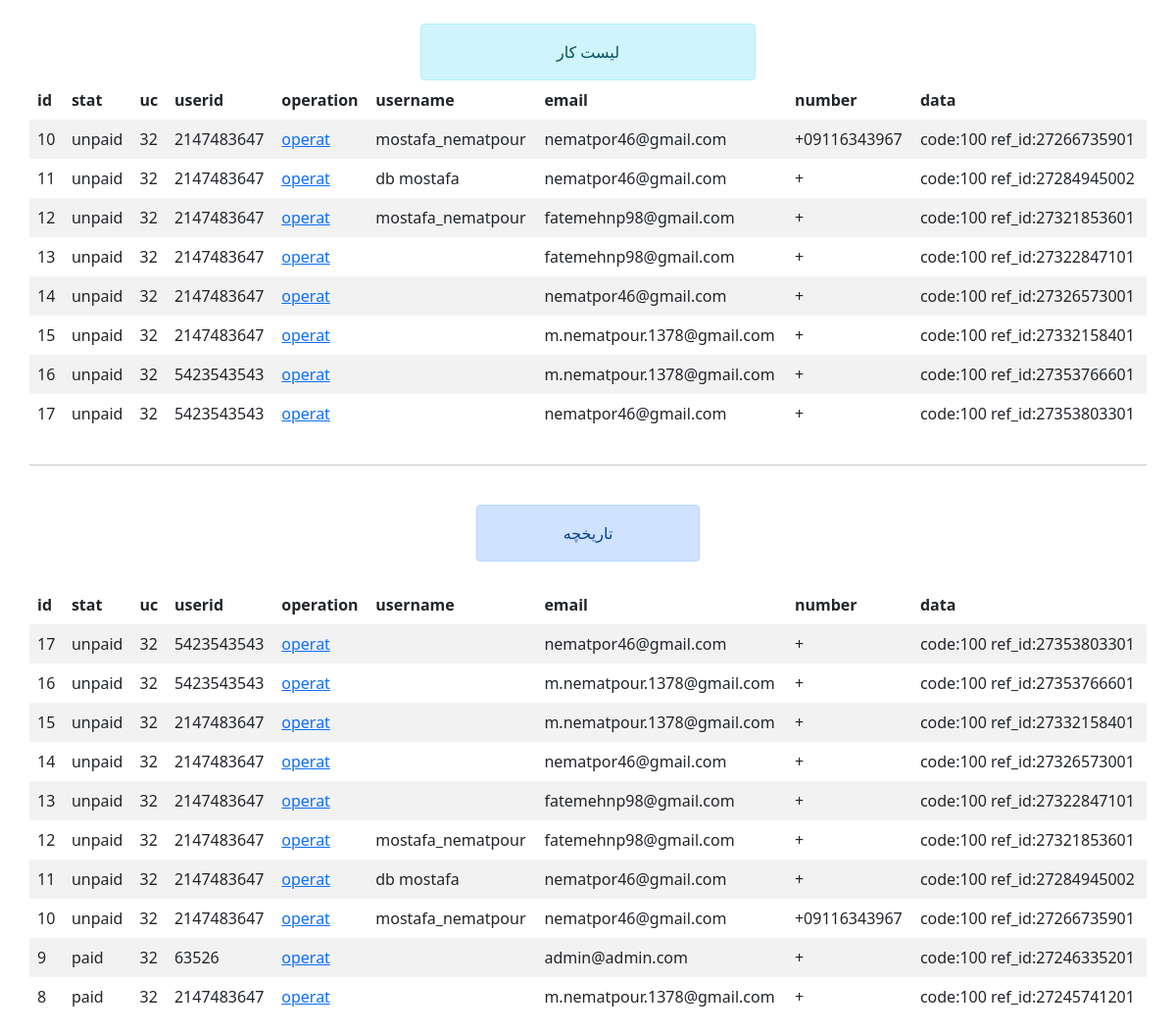
/admin.php (signed in), run on an earlier commit of the app's database.
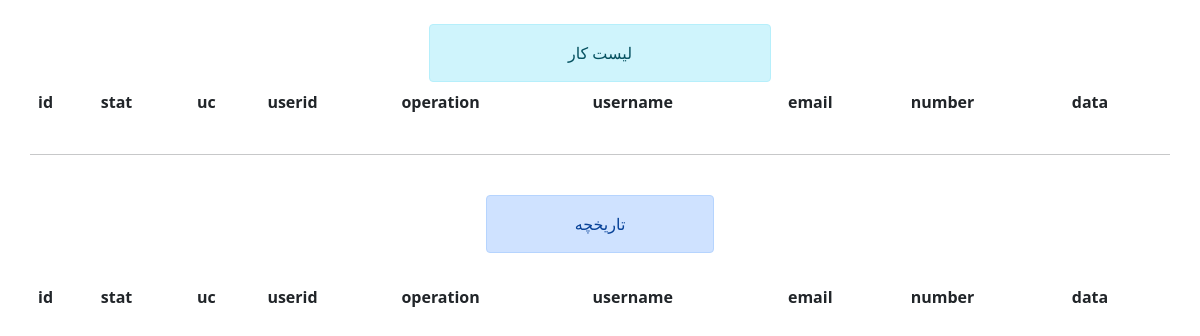
And on a later commit of the database.
### tables this page shows
CREATE TABLE `paidlist` (
  `id` int(20) UNSIGNED NOT NULL,
  `state` varchar(256) NOT NULL DEFAULT 'unpaid',
  `uc` int(12) NOT NULL DEFAULT 0,
  `userid` varchar(256) NOT NULL,
  `username` varchar(256) NOT NULL,
  `data` longtext NOT NULL CHECK (json_valid(`data`)),
  `created_at` datetime NOT NULL DEFAULT current_timestamp(),
  `name` varchar(256) NOT NULL,
  `email` varchar(256) NOT NULL,
  `number` varchar(256) NOT NULL,
  `description` text NOT NULL,
  `paid_at` datetime DEFAULT NULL
);

### admin.php (called while the page is built, shortened)
<?php
$list = getPaidList();
$lastList = getLastPaidList();
include "tpl/tpl_admin.php";

### libs/lib-admin.php (called while the page is built, shortened)
<?php
function getPaidList($state = "unpaid")
{
    global $PDO;
    try {
        $sql = "SELECT * FROM `paidlist` WHERE `state` = :unpaid";
        $stmt = $PDO->prepare($sql);
        $stmt->execute([':unpaid' => $state]);
    } catch (Exception $e) {
        diePage($e->getMessage(), "get products Faile");
    }
    $records = $stmt->fetchAll(PDO::FETCH_OBJ);
    return $records;
}
function getLastPaidList(int $limit = 10)
{
    global $PDO;
    try {
        $sql = "SELECT * FROM `paidlist` ORDER BY `paidlist`.`id` DESC LIMIT $limit";
        $stmt = $PDO->prepare($sql);
        $stmt->execute();
    } catch (Exception $e) {
        diePage($e->getMessage(), "getLastPaidList Faile");
    }
    $records = $stmt->fetchAll(PDO::FETCH_OBJ);
    return $records;
}

### libs/helpers.php (called while the page is built, shortened)
<?php
function site_url ($uri = ''){
    return BASE_URL.$uri;
}

### tpl/tpl_admin.php (the view, shortened to what this page needs)
<!DOCTYPE html>
<html lang="fa">
<head>
    <link href="https://cdn.jsdelivr.net/npm/bootstrap@5.0.2/dist/css/bootstrap.min.css" rel="stylesheet">
</head>
<body>
    <div style="width: 95%; margin: auto;">
        <br>
        <div class="alert alert-info" role="alert" style="width: 30%; margin: auto; text-align: center;">
            لیست کار
        </div>
        <div class="table-responsive">
            <table class="table table-striped table align-middle table-borderless">
                <thead>
                    <tr>
                        <th>id</th>
                        <th>stat</th>
                        <th>uc</th>
                        <th>userid</th>
                        <th>operation</th>
                        <th>username</th>
                        <th>email</th>
                        <th>number</th>
                        <th>data</th>
                    </tr>
                </thead>
                <tbody>
                    <?php foreach ($list as $l) : ?>
                        <tr>
                            <td><?= htmlspecialchars($l->id) ?></td>
                            <td><?= htmlspecialchars( $l->state) ?></td>
                            <td><?= htmlspecialchars( $l->uc) ?></td>
                            <td><?= htmlspecialchars( $l->userid) ?></td>
                            <td><a href="<?= site_url("admin.php?id={$l->id}") ?>">operat</a></td>
                            <td><?= htmlspecialchars( $l->username) ?></td>
                            <td><?= htmlspecialchars( $l->email) ?></td>
                            <td><?= htmlspecialchars( $l->number )?></td>
                            <td><?php
                                $data = json_decode($l->data, true)["data"];
                                $data["card_hash"] = 0;
                                echo ("code:" . $data["code"]);
                                echo (" ref_id:" . $data["ref_id"]); ?></td>
                        </tr>
                    <?php endforeach; ?>
                </tbody>
            </table>
        </div>
        <hr />
        <br>
        <div class="alert alert-primary" role="alert" style="width: 20%; margin: auto; text-align: center;">
            تاریخچه
        </div>
        <br>
        <div class="table-responsive">
            <table class="table table-striped table align-middle table-borderless">
                <thead>
                    <tr>
                        <th>id</th>
                        <th>stat</th>
                        <th>uc</th>
                        <th>userid</th>
                        <th>operation</th>
                        <th>username</th>
                        <th>email</th>
                        <th>number</th>
                        <th>data</th>
                    </tr>
                </thead>
                <tbody>
                    <?php foreach ($lastList as $l) : ?>
                        <tr>
                            <td><?= htmlspecialchars( $l->id) ?></td>
                            <td><?= htmlspecialchars( $l->state )?></td>
                            <td><?= htmlspecialchars( $l->uc) ?></td>
                            <td><?= htmlspecialchars( $l->userid )?></td>
                            <td><a href="<?= site_url("admin.php?id={$l->id}") ?>">operat</a></td>
                            <td><?= htmlspecialchars( $l->username) ?></td>
                            <td><?= htmlspecialchars( $l->email )?></td>
                            <td><?= htmlspecialchars( $l->number) ?></td>
                            <td><?php
                                $data = json_decode($l->data, true)["data"];
                                $data["card_hash"] = 0;
                                echo ("code:" . $data["code"]);
                                echo (" ref_id:" . $data["ref_id"]); ?></td>
                        </tr>
                    <?php endforeach; ?>
                </tbody>
            </table>
        </div>
    </div>
</body>
</html>

What changed in the data, as far as the page shows it:
removed paidlist: id "10", state "unpaid", uc "32", userid "2147483647", username "mostafa_nematpour", email "nematpor46@gmail.com", number "+09116343967", code "100", ref_id "27266735901"
removed paidlist: id "11", state "unpaid", uc "32", userid "2147483647", username "db mostafa", email "nematpor46@gmail.com", number "+", code "100", ref_id "27284945002"
removed paidlist: id "12", state "unpaid", uc "32", userid "2147483647", username "mostafa_nematpour", email "fatemehnp98@gmail.com", number "+", code "100", ref_id "27321853601"
removed paidlist: id "13", state "unpaid", uc "32", userid "2147483647", email "fatemehnp98@gmail.com", number "+", code "100", ref_id "27322847101"
removed paidlist: id "14", state "unpaid", uc "32", userid "2147483647", email "nematpor46@gmail.com", number "+", code "100", ref_id "27326573001"
removed paidlist: id "15", state "unpaid", uc "32", userid "2147483647", email "m.nematpour.1378@gmail.com", number "+", code "100", ref_id "27332158401"
removed paidlist: id "16", state "unpaid", uc "32", userid "5423543543", email "m.nematpour.1378@gmail.com", number "+", code "100", ref_id "27353766601"
removed paidlist: id "17", state "unpaid", uc "32", userid "5423543543", email "nematpor46@gmail.com", number "+", code "100", ref_id "27353803301"
removed paidlist: id "9", state "paid", uc "32", userid "63526", email "admin@admin.com", number "+", code "100", ref_id "27246335201"
removed paidlist: id "8", state "paid", uc "32", userid "2147483647", email "m.nematpour.1378@gmail.com", number "+", code "100", ref_id "27245741201"
